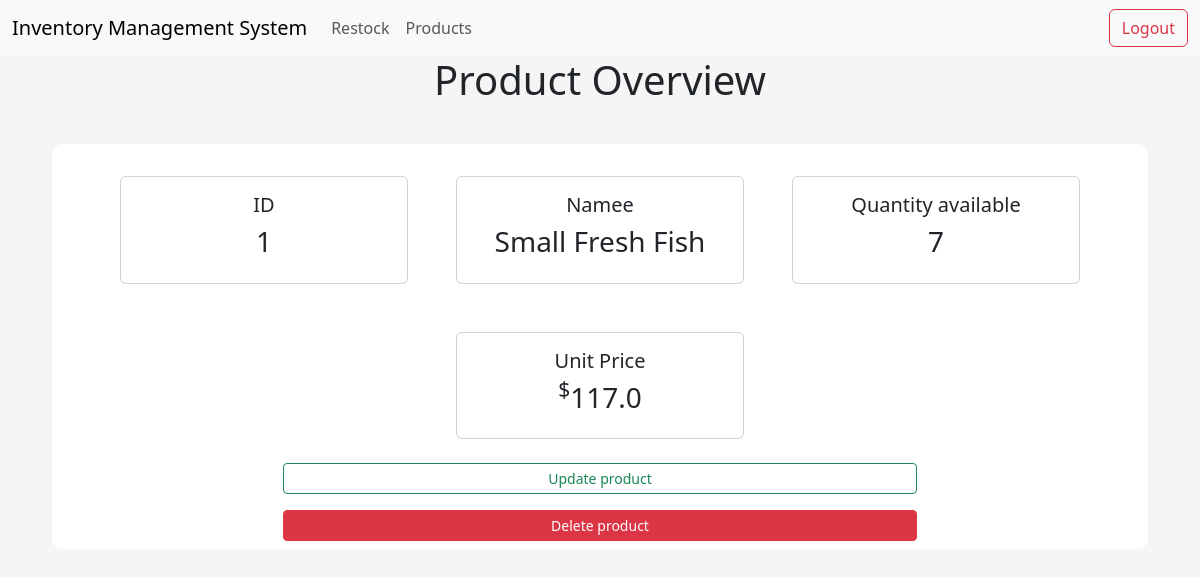
Page /product/1 on the committed database.
### app/models/tables.py (models this page shows, shortened)
class Product(db.Model):
    __tablename__ = "product"
    id = db.Column(db.Integer, primary_key=True)
    name = db.Column(db.String(50), nullable=False, unique=True)
    price = db.Column(db.Float, nullable=False)
    quantity_available = db.Column(db.Integer)

### app/controllers/default.py (the view)
@app.route("/product/<id>", methods=["GET", "POST"])
def product(id):
    product = Product.query.get(id)
    return render_template("product.html", product=product)

### app/templates/product.html (shortened to what this page needs)
{% extends "index.html" %}
{% block body %}
<div class="title">
    <h1 class="title"> Product Overview</h1>
</div>
<div class="content-section">
    <div class="row mx-auto justify-content-center">
        <div class="card m-4" style="width: 18rem">
            <div class="card-body">
                <h5 class="cart-title text-center">ID</h5>
                <h3 class="text-center">{{ product.id }}</h3>
            </div>
        </div>
        <div class="card m-4" style="width: 18rem">
            <div class="card-body">
                <h5 class="cart-title text-center">Namee</h5>
                <h3 class="text-center">{{ product.name }}</h3>
            </div>
        </div>
        <div class="card m-4" style="width: 18rem">
            <div class="card-body">
                <h5 class="cart-title text-center">Quantity available</h5>
                <h3 class="text-center">{{ product.quantity_available }}</h3>
            </div>
        </div>
        <div class="card m-4" style="width: 18rem">
            <div class="card-body">
                <h5 class="cart-title text-center">Unit Price</h5>
                <h3 class="text-center"><sup>$</sup>{{ product.price }}</h3>
            </div>
        </div>
        <div class="row mx-auto justify-content-center">
            <a style="max-width:60%;" class="btn btn-outline-success btn-sm mb-3" href="{{ url_for('update_product', id=product.id) }}">Update product</a>
            <a style="max-width:60%;" class="btn btn-danger btn-sm" href="#">Delete product</a>
        </div>
    </div>
</div>
{% endblock body %}

### app/static/css/main.css (style rules this page uses)
body { background-color: rgb(245, 245, 245); }
.content-section { background: #fff; margin: 40px; padding: 0.5rem 0.5rem; border-radius: 10px; }
.title h1 { text-align: center; align-items: center; }

### rows in the picture
Product: id "1", name "Small Fresh Fish", quantity_available "7", price "117.0"
